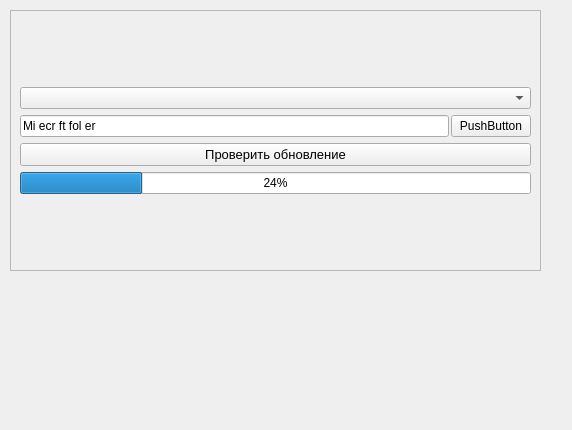
<?xml version="1.0" encoding="UTF-8"?>
<ui version="4.0">
 <class>Update</class>
 <widget class="QWidget" name="Update">
  <property name="geometry">
   <rect>
    <x>0</x>
    <y>0</y>
    <width>572</width>
    <height>430</height>
   </rect>
  </property>
  <property name="windowTitle">
   <string>Form</string>
  </property>
  <widget class="QScrollArea" name="GeneralScrollArea">
   <property name="geometry">
    <rect>
     <x>10</x>
     <y>10</y>
     <width>531</width>
     <height>261</height>
    </rect>
   </property>
   <property name="widgetResizable">
    <bool>true</bool>
   </property>
   <widget class="QWidget" name="scrollAreaWidgetContents">
    <property name="geometry">
     <rect>
      <x>0</x>
      <y>0</y>
      <width>529</width>
      <height>259</height>
     </rect>
    </property>
    <layout class="QVBoxLayout" name="verticalLayout">
     <item>
      <layout class="QVBoxLayout" name="verticalLayout_2">
       <item>
        <widget class="QComboBox" name="modpacksComboBox"/>
       </item>
       <item>
        <layout class="QHBoxLayout" name="horizontalLayout">
         <property name="spacing">
          <number>2</number>
         </property>
         <property name="sizeConstraint">
          <enum>QLayout::SetNoConstraint</enum>
         </property>
         <item>
          <widget class="QLineEdit" name="folderEdit">
           <property name="inputMask">
            <string>Minecraft folder</string>
           </property>
          </widget>
         </item>
         <item>
          <widget class="QPushButton" name="selcetFolderButton">
           <property name="text">
            <string>PushButton</string>
           </property>
          </widget>
         </item>
        </layout>
       </item>
       <item>
        <widget class="QPushButton" name="updateButton">
         <property name="font">
          <font>
           <pointsize>10</pointsize>
          </font>
         </property>
         <property name="text">
          <string>Проверить обновление</string>
         </property>
        </widget>
       </item>
       <item>
        <widget class="QProgressBar" name="progressBar">
         <property name="value">
          <number>24</number>
         </property>
        </widget>
       </item>
      </layout>
     </item>
    </layout>
   </widget>
  </widget>
 </widget>
 <resources/>
 <connections/>
</ui>
